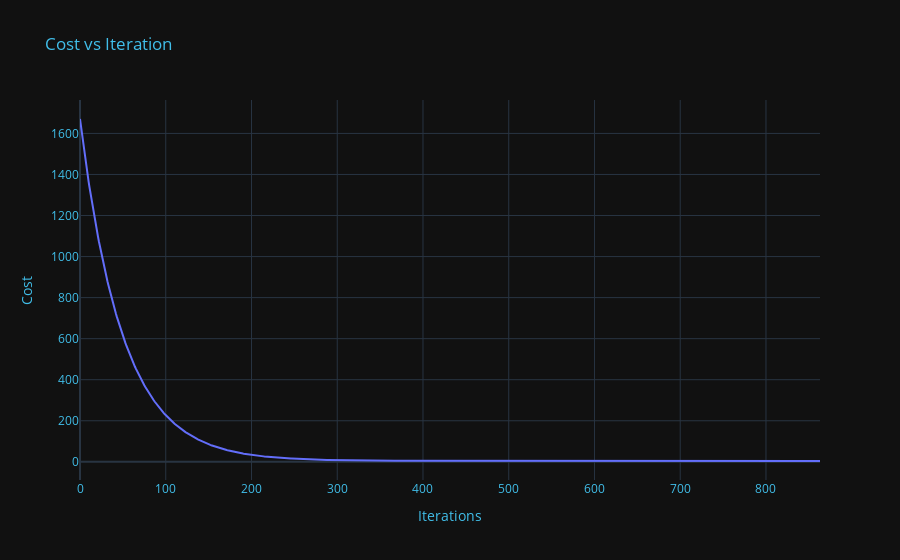

Notebook source saved alongside this figure:
### Code cell
lr = LinearRegression(0.01)
lr.fit(X_train, y_train, 10000)

### Figure 1 — Plotly figure (JSON) as saved in the notebook; plotly's stock layout.template omitted (floating-point values rounded to 4 significant figures; data arrays with more than 128 entries replaced by an {"elided": "..."} marker saying what was removed)
{"data": [{"hovertemplate": "x=%{x}<br>y=%{y}<extra></extra>", "legendgroup": "", "line": {"color": "#636efa", "dash": "solid"}, "marker": {"symbol": "circle"}, "mode": "lines", "name": "", "orientation": "v", "showlegend": false, "type": "scatter", "x": {"elided": "864 int values"}, "xaxis": "x", "y": {"elided": "864 float values"}, "yaxis": "y"}], "layout": {"legend": {"tracegroupgap": 0}, "title": {"font": {"color": "#41BEE9"}, "text": "Cost vs Iteration"}, "xaxis": {"anchor": "y", "color": "#41BEE9", "domain": [0, 1], "title": {"text": "Iterations"}}, "yaxis": {"anchor": "x", "color": "#41BEE9", "domain": [0, 1], "title": {"text": "Cost"}}}}
